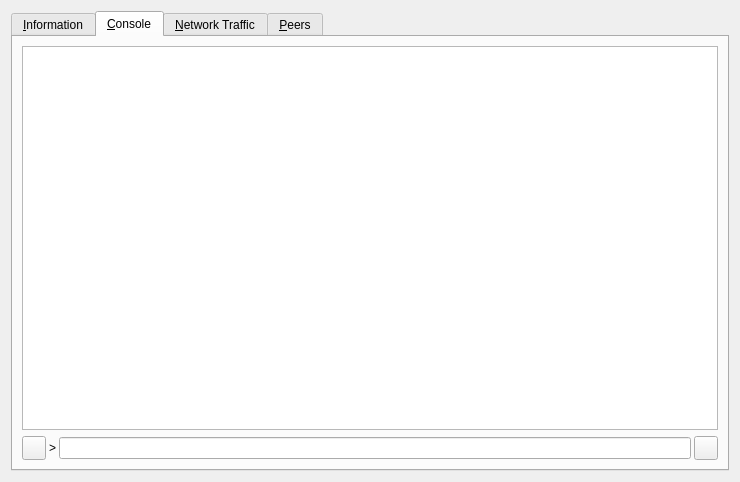
<?xml version="1.0" encoding="UTF-8"?>
<ui version="4.0">
 <class>RPCConsole</class>
 <widget class="QWidget" name="RPCConsole">
  <property name="geometry">
   <rect>
    <x>0</x>
    <y>0</y>
    <width>740</width>
    <height>482</height>
   </rect>
  </property>
  <property name="windowTitle">
   <string>Wavepay - Debug window</string>
  </property>
  <layout class="QVBoxLayout" name="verticalLayout_2">
   <item>
    <widget class="QTabWidget" name="tabWidget">
     <property name="currentIndex">
      <number>1</number>
     </property>
     <widget class="QWidget" name="tab_info">
      <attribute name="title">
       <string>&amp;Information</string>
      </attribute>
      <layout class="QFormLayout" name="formLayout">
       <item row="0" column="0">
        <widget class="QLabel" name="label_9">
         <property name="font">
          <font>
           <weight>75</weight>
           <bold>true</bold>
          </font>
         </property>
         <property name="text">
          <string>Wavepay Core</string>
         </property>
        </widget>
       </item>
       <item row="1" column="0">
        <widget class="QLabel" name="label_5">
         <property name="text">
          <string>Client name</string>
         </property>
        </widget>
       </item>
       <item row="1" column="1">
        <widget class="QLabel" name="clientName">
         <property name="cursor">
          <cursorShape>IBeamCursor</cursorShape>
         </property>
         <property name="text">
          <string>N/A</string>
         </property>
         <property name="textFormat">
          <enum>Qt::PlainText</enum>
         </property>
         <property name="textInteractionFlags">
          <set>Qt::LinksAccessibleByMouse|Qt::TextSelectableByKeyboard|Qt::TextSelectableByMouse</set>
         </property>
        </widget>
       </item>
       <item row="2" column="0">
        <widget class="QLabel" name="label_6">
         <property name="text">
          <string>Client version</string>
         </property>
        </widget>
       </item>
       <item row="2" column="1">
        <widget class="QLabel" name="clientVersion">
         <property name="cursor">
          <cursorShape>IBeamCursor</cursorShape>
         </property>
         <property name="text">
          <string>N/A</string>
         </property>
         <property name="textFormat">
          <enum>Qt::PlainText</enum>
         </property>
         <property name="textInteractionFlags">
          <set>Qt::LinksAccessibleByMouse|Qt::TextSelectableByKeyboard|Qt::TextSelectableByMouse</set>
         </property>
        </widget>
       </item>
       <item row="3" column="0">
        <widget class="QLabel" name="label_14">
         <property name="text">
          <string>Using OpenSSL version</string>
         </property>
         <property name="indent">
          <number>10</number>
         </property>
        </widget>
       </item>
       <item row="3" column="1">
        <widget class="QLabel" name="openSSLVersion">
         <property name="cursor">
          <cursorShape>IBeamCursor</cursorShape>
         </property>
         <property name="text">
          <string>N/A</string>
         </property>
         <property name="textFormat">
          <enum>Qt::PlainText</enum>
         </property>
         <property name="textInteractionFlags">
          <set>Qt::LinksAccessibleByMouse|Qt::TextSelectableByKeyboard|Qt::TextSelectableByMouse</set>
         </property>
        </widget>
       </item>
       <item row="4" column="0">
        <widget class="QLabel" name="label_12">
         <property name="text">
          <string>Build date</string>
         </property>
        </widget>
       </item>
       <item row="4" column="1">
        <widget class="QLabel" name="buildDate">
         <property name="cursor">
          <cursorShape>IBeamCursor</cursorShape>
         </property>
         <property name="text">
          <string>N/A</string>
         </property>
         <property name="textFormat">
          <enum>Qt::PlainText</enum>
         </property>
         <property name="textInteractionFlags">
          <set>Qt::LinksAccessibleByMouse|Qt::TextSelectableByKeyboard|Qt::TextSelectableByMouse</set>
         </property>
        </widget>
       </item>
       <item row="5" column="0">
        <widget class="QLabel" name="label_13">
         <property name="text">
          <string>Startup time</string>
         </property>
        </widget>
       </item>
       <item row="5" column="1">
        <widget class="QLabel" name="startupTime">
         <property name="cursor">
          <cursorShape>IBeamCursor</cursorShape>
         </property>
         <property name="text">
          <string>N/A</string>
         </property>
         <property name="textFormat">
          <enum>Qt::PlainText</enum>
         </property>
         <property name="textInteractionFlags">
          <set>Qt::LinksAccessibleByMouse|Qt::TextSelectableByKeyboard|Qt::TextSelectableByMouse</set>
         </property>
        </widget>
       </item>
       <item row="6" column="0">
        <widget class="QLabel" name="label_11">
         <property name="font">
          <font>
           <weight>75</weight>
           <bold>true</bold>
          </font>
         </property>
         <property name="text">
          <string>Network</string>
         </property>
        </widget>
       </item>
       <item row="7" column="0">
        <widget class="QLabel" name="label_7">
         <property name="text">
          <string>Number of connections</string>
         </property>
        </widget>
       </item>
       <item row="7" column="1">
        <widget class="QLabel" name="numberOfConnections">
         <property name="cursor">
          <cursorShape>IBeamCursor</cursorShape>
         </property>
         <property name="text">
          <string>N/A</string>
         </property>
         <property name="textFormat">
          <enum>Qt::PlainText</enum>
         </property>
         <property name="textInteractionFlags">
          <set>Qt::LinksAccessibleByMouse|Qt::TextSelectableByKeyboard|Qt::TextSelectableByMouse</set>
         </property>
        </widget>
       </item>
       <item row="8" column="0">
        <widget class="QLabel" name="label_15">
         <property name="text">
          <string>Number of masternodes</string>
         </property>
        </widget>
       </item>
       <item row="8" column="1">
        <widget class="QLabel" name="masternodeCount">
         <property name="cursor">
          <cursorShape>IBeamCursor</cursorShape>
         </property>
         <property name="text">
          <string>N/A</string>
         </property>
         <property name="textFormat">
          <enum>Qt::PlainText</enum>
         </property>
         <property name="textInteractionFlags">
          <set>Qt::LinksAccessibleByMouse|Qt::TextSelectableByKeyboard|Qt::TextSelectableByMouse</set>
         </property>
        </widget>
       </item>
       <item row="9" column="0">
        <widget class="QLabel" name="label_8">
         <property name="text">
          <string>On testnet</string>
         </property>
        </widget>
       </item>
       <item row="9" column="1">
        <widget class="QCheckBox" name="isTestNet">
         <property name="enabled">
          <bool>false</bool>
         </property>
         <property name="text">
          <string/>
         </property>
        </widget>
       </item>
       <item row="10" column="0">
        <widget class="QLabel" name="label_10">
         <property name="font">
          <font>
           <weight>75</weight>
           <bold>true</bold>
          </font>
         </property>
         <property name="text">
          <string>Block chain</string>
         </property>
        </widget>
       </item>
       <item row="11" column="0">
        <widget class="QLabel" name="label_3">
         <property name="text">
          <string>Current number of blocks</string>
         </property>
        </widget>
       </item>
       <item row="11" column="1">
        <widget class="QLabel" name="numberOfBlocks">
         <property name="cursor">
          <cursorShape>IBeamCursor</cursorShape>
         </property>
         <property name="text">
          <string>N/A</string>
         </property>
         <property name="textFormat">
          <enum>Qt::PlainText</enum>
         </property>
         <property name="textInteractionFlags">
          <set>Qt::LinksAccessibleByMouse|Qt::TextSelectableByKeyboard|Qt::TextSelectableByMouse</set>
         </property>
        </widget>
       </item>
       <item row="12" column="0">
        <widget class="QLabel" name="label_2">
         <property name="text">
          <string>Last block time</string>
         </property>
        </widget>
       </item>
       <item row="12" column="1">
        <widget class="QLabel" name="lastBlockTime">
         <property name="cursor">
          <cursorShape>IBeamCursor</cursorShape>
         </property>
         <property name="text">
          <string>N/A</string>
         </property>
         <property name="textFormat">
          <enum>Qt::PlainText</enum>
         </property>
         <property name="textInteractionFlags">
          <set>Qt::LinksAccessibleByMouse|Qt::TextSelectableByKeyboard|Qt::TextSelectableByMouse</set>
         </property>
        </widget>
       </item>
       <item row="13" column="0">
        <spacer name="verticalSpacer_2">
         <property name="orientation">
          <enum>Qt::Vertical</enum>
         </property>
         <property name="sizeHint" stdset="0">
          <size>
           <width>20</width>
           <height>10</height>
          </size>
         </property>
        </spacer>
       </item>
       <item row="14" column="0">
        <widget class="QLabel" name="labelDebugLogfile">
         <property name="font">
          <font>
           <weight>75</weight>
           <bold>true</bold>
          </font>
         </property>
         <property name="text">
          <string>Debug log file</string>
         </property>
        </widget>
       </item>
       <item row="15" column="0">
        <widget class="QPushButton" name="openDebugLogfileButton">
         <property name="toolTip">
          <string>Open the Wavepay debug log file from the current data directory. This can take a few seconds for large log files.</string>
         </property>
         <property name="text">
          <string>&amp;Open</string>
         </property>
         <property name="autoDefault">
          <bool>false</bool>
         </property>
        </widget>
       </item>
       <item row="16" column="0">
        <widget class="QLabel" name="labelCLOptions">
         <property name="font">
          <font>
           <weight>75</weight>
           <bold>true</bold>
          </font>
         </property>
         <property name="text">
          <string>Command-line options</string>
         </property>
        </widget>
       </item>
       <item row="17" column="0">
        <widget class="QPushButton" name="showCLOptionsButton">
         <property name="toolTip">
          <string>Show the Wavepay-Qt help message to get a list with possible Wavepay command-line options.</string>
         </property>
         <property name="text">
          <string>&amp;Show</string>
         </property>
         <property name="autoDefault">
          <bool>false</bool>
         </property>
        </widget>
       </item>
       <item row="18" column="0">
        <spacer name="verticalSpacer">
         <property name="orientation">
          <enum>Qt::Vertical</enum>
         </property>
         <property name="sizeHint" stdset="0">
          <size>
           <width>20</width>
           <height>20</height>
          </size>
         </property>
        </spacer>
       </item>
      </layout>
     </widget>
     <widget class="QWidget" name="tab_console">
      <attribute name="title">
       <string>&amp;Console</string>
      </attribute>
      <layout class="QGridLayout" name="gridLayout">
       <item row="0" column="0">
        <widget class="QTextEdit" name="messagesWidget">
         <property name="minimumSize">
          <size>
           <width>0</width>
           <height>100</height>
          </size>
         </property>
         <property name="readOnly">
          <bool>true</bool>
         </property>
         <property name="tabKeyNavigation" stdset="0">
          <bool>false</bool>
         </property>
         <property name="columnCount" stdset="0">
          <number>2</number>
         </property>
        </widget>
       </item>
       <item row="1" column="0">
        <layout class="QHBoxLayout" name="horizontalLayout">
         <property name="spacing">
          <number>3</number>
         </property>
         <item>
          <widget class="QPushButton" name="copyButton">
           <property name="maximumSize">
            <size>
             <width>24</width>
             <height>24</height>
            </size>
           </property>
           <property name="toolTip">
            <string>Copy to clipboard</string>
           </property>
           <property name="text">
            <string/>
           </property>
           <property name="icon">
            <iconset resource="../bitcoin.qrc">
             <normaloff>:/icons/editcopy</normaloff>:/icons/editcopy</iconset>
           </property>
           <property name="shortcut">
            <string notr="true">Ctrl+L</string>
           </property>
           <property name="autoDefault">
            <bool>false</bool>
           </property>
          </widget>
         </item>
         <item>
          <widget class="QLabel" name="label">
           <property name="text">
            <string notr="true">&gt;</string>
           </property>
          </widget>
         </item>
         <item>
          <widget class="QLineEdit" name="lineEdit"/>
         </item>
         <item>
          <widget class="QToolButton" name="pasteButton">
           <property name="sizePolicy">
            <sizepolicy hsizetype="Minimum" vsizetype="Fixed">
             <horstretch>0</horstretch>
             <verstretch>0</verstretch>
            </sizepolicy>
           </property>
           <property name="minimumSize">
            <size>
             <width>24</width>
             <height>24</height>
            </size>
           </property>
           <property name="maximumSize">
            <size>
             <width>24</width>
             <height>24</height>
            </size>
           </property>
           <property name="toolTip">
            <string>Paste from clipboard</string>
           </property>
           <property name="text">
            <string/>
           </property>
           <property name="icon">
            <iconset resource="../bitcoin.qrc">
             <normaloff>:/icons/editpaste</normaloff>:/icons/editpaste</iconset>
           </property>
           <property name="shortcut">
            <string>Alt+P</string>
           </property>
          </widget>
         </item>
        </layout>
       </item>
      </layout>
     </widget>
     <widget class="QWidget" name="tab_nettraffic">
      <attribute name="title">
       <string>&amp;Network Traffic</string>
      </attribute>
      <layout class="QHBoxLayout" name="horizontalLayout_3">
       <item>
        <layout class="QVBoxLayout" name="verticalLayout_4">
         <item>
          <widget class="TrafficGraphWidget" name="trafficGraph" native="true">
           <property name="sizePolicy">
            <sizepolicy hsizetype="Expanding" vsizetype="Expanding">
             <horstretch>0</horstretch>
             <verstretch>0</verstretch>
            </sizepolicy>
           </property>
          </widget>
         </item>
         <item>
          <layout class="QHBoxLayout" name="horizontalLayout_2">
           <item>
            <widget class="QSlider" name="sldGraphRange">
             <property name="minimum">
              <number>1</number>
             </property>
             <property name="maximum">
              <number>288</number>
             </property>
             <property name="pageStep">
              <number>12</number>
             </property>
             <property name="value">
              <number>6</number>
             </property>
             <property name="orientation">
              <enum>Qt::Horizontal</enum>
             </property>
            </widget>
           </item>
           <item>
            <widget class="QLabel" name="lblGraphRange">
             <property name="minimumSize">
              <size>
               <width>100</width>
               <height>0</height>
              </size>
             </property>
             <property name="alignment">
              <set>Qt::AlignCenter</set>
             </property>
            </widget>
           </item>
           <item>
            <widget class="QPushButton" name="btnClearTrafficGraph">
             <property name="text">
              <string>&amp;Clear</string>
             </property>
            </widget>
           </item>
          </layout>
         </item>
        </layout>
       </item>
       <item>
        <layout class="QVBoxLayout" name="verticalLayout">
         <item>
          <widget class="QGroupBox" name="groupBox">
           <property name="title">
            <string>Totals</string>
           </property>
           <layout class="QVBoxLayout" name="verticalLayout_5">
            <item>
             <layout class="QHBoxLayout" name="horizontalLayout_4">
              <item>
               <widget class="Line" name="line">
                <property name="sizePolicy">
                 <sizepolicy hsizetype="Fixed" vsizetype="Fixed">
                  <horstretch>0</horstretch>
                  <verstretch>0</verstretch>
                 </sizepolicy>
                </property>
                <property name="minimumSize">
                 <size>
                  <width>10</width>
                  <height>0</height>
                 </size>
                </property>
                <property name="palette">
                 <palette>
                  <active>
                   <colorrole role="Light">
                    <brush brushstyle="SolidPattern">
                     <color alpha="255">
                      <red>0</red>
                      <green>255</green>
                      <blue>0</blue>
                     </color>
                    </brush>
                   </colorrole>
                  </active>
                  <inactive>
                   <colorrole role="Light">
                    <brush brushstyle="SolidPattern">
                     <color alpha="255">
                      <red>0</red>
                      <green>255</green>
                      <blue>0</blue>
                     </color>
                    </brush>
                   </colorrole>
                  </inactive>
                  <disabled>
                   <colorrole role="Light">
                    <brush brushstyle="SolidPattern">
                     <color alpha="255">
                      <red>0</red>
                      <green>255</green>
                      <blue>0</blue>
                     </color>
                    </brush>
                   </colorrole>
                  </disabled>
                 </palette>
                </property>
                <property name="orientation">
                 <enum>Qt::Horizontal</enum>
                </property>
               </widget>
              </item>
              <item>
               <widget class="QLabel" name="label_16">
                <property name="text">
                 <string>In:</string>
                </property>
               </widget>
              </item>
              <item>
               <widget class="QLabel" name="lblBytesIn">
                <property name="minimumSize">
                 <size>
                  <width>50</width>
                  <height>0</height>
                 </size>
                </property>
                <property name="alignment">
                 <set>Qt::AlignRight|Qt::AlignTrailing|Qt::AlignVCenter</set>
                </property>
               </widget>
              </item>
             </layout>
            </item>
            <item>
             <layout class="QHBoxLayout" name="horizontalLayout_5">
              <item>
               <widget class="Line" name="line_2">
                <property name="sizePolicy">
                 <sizepolicy hsizetype="Fixed" vsizetype="Fixed">
                  <horstretch>0</horstretch>
                  <verstretch>0</verstretch>
                 </sizepolicy>
                </property>
                <property name="minimumSize">
                 <size>
                  <width>10</width>
                  <height>0</height>
                 </size>
                </property>
                <property name="palette">
                 <palette>
                  <active>
                   <colorrole role="Light">
                    <brush brushstyle="SolidPattern">
                     <color alpha="255">
                      <red>255</red>
                      <green>0</green>
                      <blue>0</blue>
                     </color>
                    </brush>
                   </colorrole>
                  </active>
                  <inactive>
                   <colorrole role="Light">
                    <brush brushstyle="SolidPattern">
                     <color alpha="255">
                      <red>255</red>
                      <green>0</green>
                      <blue>0</blue>
                     </color>
                    </brush>
                   </colorrole>
                  </inactive>
                  <disabled>
                   <colorrole role="Light">
                    <brush brushstyle="SolidPattern">
                     <color alpha="255">
                      <red>255</red>
                      <green>0</green>
                      <blue>0</blue>
                     </color>
                    </brush>
                   </colorrole>
                  </disabled>
                 </palette>
                </property>
                <property name="orientation">
                 <enum>Qt::Horizontal</enum>
                </property>
               </widget>
              </item>
              <item>
               <widget class="QLabel" name="label_17">
                <property name="text">
                 <string>Out:</string>
                </property>
               </widget>
              </item>
              <item>
               <widget class="QLabel" name="lblBytesOut">
                <property name="minimumSize">
                 <size>
                  <width>50</width>
                  <height>0</height>
                 </size>
                </property>
                <property name="alignment">
                 <set>Qt::AlignRight|Qt::AlignTrailing|Qt::AlignVCenter</set>
                </property>
               </widget>
              </item>
             </layout>
            </item>
            <item>
             <spacer name="verticalSpacer_4">
              <property name="orientation">
               <enum>Qt::Vertical</enum>
              </property>
              <property name="sizeHint" stdset="0">
               <size>
                <width>20</width>
                <height>407</height>
               </size>
              </property>
             </spacer>
            </item>
           </layout>
          </widget>
         </item>
        </layout>
       </item>
      </layout>
     </widget>
     <widget class="QWidget" name="tab_peers">
      <attribute name="title">
       <string>&amp;Peers</string>
      </attribute>
      <layout class="QGridLayout" name="gridLayout_2">
       <item row="0" column="0" rowspan="2">
        <layout class="QVBoxLayout" name="verticalLayout_101">
         <property name="spacing">
          <number>0</number>
         </property>
         <item>
          <widget class="QTableView" name="peerWidget">
           <property name="horizontalScrollBarPolicy">
            <enum>Qt::ScrollBarAsNeeded</enum>
           </property>
           <property name="sortingEnabled">
            <bool>true</bool>
           </property>
           <attribute name="horizontalHeaderHighlightSections">
            <bool>false</bool>
           </attribute>
          </widget>
         </item>
         <item>
          <widget class="QLabel" name="banHeading">
           <property name="sizePolicy">
            <sizepolicy hsizetype="Preferred" vsizetype="Minimum">
             <horstretch>0</horstretch>
             <verstretch>0</verstretch>
            </sizepolicy>
           </property>
           <property name="minimumSize">
            <size>
             <width>300</width>
             <height>32</height>
            </size>
           </property>
           <property name="maximumSize">
            <size>
             <width>16777215</width>
             <height>32</height>
            </size>
           </property>
           <property name="font">
            <font>
             <pointsize>12</pointsize>
            </font>
           </property>
           <property name="cursor">
            <cursorShape>IBeamCursor</cursorShape>
           </property>
           <property name="text">
            <string>Banned peers</string>
           </property>
           <property name="alignment">
            <set>Qt::AlignBottom|Qt::AlignLeading|Qt::AlignLeft</set>
           </property>
           <property name="wordWrap">
            <bool>true</bool>
           </property>
           <property name="textInteractionFlags">
            <set>Qt::NoTextInteraction</set>
           </property>
          </widget>
         </item>
         <item>
          <widget class="QTableView" name="banlistWidget">
           <property name="sizePolicy">
            <sizepolicy hsizetype="Expanding" vsizetype="Expanding">
             <horstretch>0</horstretch>
             <verstretch>0</verstretch>
            </sizepolicy>
           </property>
           <property name="horizontalScrollBarPolicy">
            <enum>Qt::ScrollBarAsNeeded</enum>
           </property>
           <property name="sortingEnabled">
            <bool>true</bool>
           </property>
           <attribute name="horizontalHeaderHighlightSections">
            <bool>false</bool>
           </attribute>
          </widget>
         </item>
        </layout>
       </item>
       <item row="0" column="1">
        <widget class="QLabel" name="peerHeading">
         <property name="sizePolicy">
          <sizepolicy hsizetype="Preferred" vsizetype="Minimum">
           <horstretch>0</horstretch>
           <verstretch>0</verstretch>
          </sizepolicy>
         </property>
         <property name="minimumSize">
          <size>
           <width>300</width>
           <height>32</height>
          </size>
         </property>
         <property name="font">
          <font>
           <pointsize>10</pointsize>
          </font>
         </property>
         <property name="cursor">
          <cursorShape>IBeamCursor</cursorShape>
         </property>
         <property name="text">
          <string>Select a peer to view detailed information.</string>
         </property>
         <property name="alignment">
          <set>Qt::AlignHCenter|Qt::AlignTop</set>
         </property>
         <property name="wordWrap">
          <bool>true</bool>
         </property>
         <property name="textInteractionFlags">
          <set>Qt::LinksAccessibleByMouse|Qt::TextSelectableByKeyboard|Qt::TextSelectableByMouse</set>
         </property>
        </widget>
       </item>
       <item row="1" column="1">
        <widget class="QWidget" name="detailWidget" native="true">
         <property name="minimumSize">
          <size>
           <width>300</width>
           <height>0</height>
          </size>
         </property>
         <layout class="QGridLayout" name="gridLayout_3">
          <item row="0" column="0">
           <widget class="QLabel" name="label_23">
            <property name="text">
             <string>Direction</string>
            </property>
           </widget>
          </item>
          <item row="0" column="2">
           <widget class="QLabel" name="peerDirection">
            <property name="cursor">
             <cursorShape>IBeamCursor</cursorShape>
            </property>
            <property name="text">
             <string>N/A</string>
            </property>
            <property name="textFormat">
             <enum>Qt::PlainText</enum>
            </property>
            <property name="textInteractionFlags">
             <set>Qt::LinksAccessibleByMouse|Qt::TextSelectableByKeyboard|Qt::TextSelectableByMouse</set>
            </property>
           </widget>
          </item>
          <item row="1" column="0">
           <widget class="QLabel" name="label_21">
            <property name="text">
             <string>Version</string>
            </property>
           </widget>
          </item>
          <item row="2" column="0">
           <widget class="QLabel" name="label_28">
            <property name="cursor">
             <cursorShape>IBeamCursor</cursorShape>
            </property>
            <property name="text">
             <string>User Agent</string>
            </property>
            <property name="textFormat">
             <enum>Qt::PlainText</enum>
            </property>
            <property name="textInteractionFlags">
             <set>Qt::LinksAccessibleByMouse|Qt::TextSelectableByKeyboard|Qt::TextSelectableByMouse</set>
            </property>
           </widget>
          </item>
          <item row="2" column="2">
           <widget class="QLabel" name="peerSubversion">
            <property name="cursor">
             <cursorShape>IBeamCursor</cursorShape>
            </property>
            <property name="text">
             <string>N/A</string>
            </property>
            <property name="textFormat">
             <enum>Qt::PlainText</enum>
            </property>
            <property name="textInteractionFlags">
             <set>Qt::LinksAccessibleByMouse|Qt::TextSelectableByKeyboard|Qt::TextSelectableByMouse</set>
            </property>
           </widget>
          </item>
          <item row="3" column="0">
           <widget class="QLabel" name="label_4">
            <property name="text">
             <string>Services</string>
            </property>
           </widget>
          </item>
          <item row="3" column="2">
           <widget class="QLabel" name="peerServices">
            <property name="cursor">
             <cursorShape>IBeamCursor</cursorShape>
            </property>
            <property name="text">
             <string>N/A</string>
            </property>
            <property name="textFormat">
             <enum>Qt::PlainText</enum>
            </property>
            <property name="textInteractionFlags">
             <set>Qt::LinksAccessibleByMouse|Qt::TextSelectableByKeyboard|Qt::TextSelectableByMouse</set>
            </property>
           </widget>
          </item>
          <item row="8" column="0">
           <widget class="QLabel" name="label_22">
            <property name="text">
             <string>Connection Time:</string>
            </property>
           </widget>
          </item>
          <item row="4" column="0">
           <widget class="QLabel" name="label_25">
            <property name="text">
             <string>Sync Node</string>
            </property>
           </widget>
          </item>
          <item row="4" column="2">
           <widget class="QLabel" name="peerSyncNode">
            <property name="cursor">
             <cursorShape>IBeamCursor</cursorShape>
            </property>
            <property name="text">
             <string>N/A</string>
            </property>
            <property name="textFormat">
             <enum>Qt::PlainText</enum>
            </property>
            <property name="textInteractionFlags">
             <set>Qt::LinksAccessibleByMouse|Qt::TextSelectableByKeyboard|Qt::TextSelectableByMouse</set>
            </property>
           </widget>
          </item>
          <item row="5" column="0">
           <widget class="QLabel" name="label_29">
            <property name="text">
             <string>Starting Height</string>
            </property>
           </widget>
          </item>
          <item row="5" column="2">
           <widget class="QLabel" name="peerHeight">
            <property name="cursor">
             <cursorShape>IBeamCursor</cursorShape>
            </property>
            <property name="text">
             <string>N/A</string>
            </property>
            <property name="textFormat">
             <enum>Qt::PlainText</enum>
            </property>
            <property name="textInteractionFlags">
             <set>Qt::LinksAccessibleByMouse|Qt::TextSelectableByKeyboard|Qt::TextSelectableByMouse</set>
            </property>
           </widget>
          </item>
          <item row="7" column="0">
           <widget class="QLabel" name="label_24">
            <property name="text">
             <string>Ban Score</string>
            </property>
           </widget>
          </item>
          <item row="7" column="2">
           <widget class="QLabel" name="peerBanScore">
            <property name="cursor">
             <cursorShape>IBeamCursor</cursorShape>
            </property>
            <property name="text">
             <string>N/A</string>
            </property>
            <property name="textFormat">
             <enum>Qt::PlainText</enum>
            </property>
            <property name="textInteractionFlags">
             <set>Qt::LinksAccessibleByMouse|Qt::TextSelectableByKeyboard|Qt::TextSelectableByMouse</set>
            </property>
           </widget>
          </item>
          <item row="8" column="0">
           <widget class="QLabel" name="label_22">
            <property name="text">
             <string>Connection Time</string>
            </property>
           </widget>
          </item>
          <item row="8" column="2">
           <widget class="QLabel" name="peerConnTime">
            <property name="cursor">
             <cursorShape>IBeamCursor</cursorShape>
            </property>
            <property name="text">
             <string>N/A</string>
            </property>
            <property name="textFormat">
             <enum>Qt::PlainText</enum>
            </property>
            <property name="textInteractionFlags">
             <set>Qt::LinksAccessibleByMouse|Qt::TextSelectableByKeyboard|Qt::TextSelectableByMouse</set>
            </property>
           </widget>
          </item>
          <item row="9" column="0">
           <widget class="QLabel" name="label_15">
            <property name="text">
             <string>Last Send</string>
            </property>
           </widget>
          </item>
          <item row="9" column="2">
           <widget class="QLabel" name="peerLastSend">
            <property name="cursor">
             <cursorShape>IBeamCursor</cursorShape>
            </property>
            <property name="text">
             <string>N/A</string>
            </property>
            <property name="textFormat">
             <enum>Qt::PlainText</enum>
            </property>
            <property name="textInteractionFlags">
             <set>Qt::LinksAccessibleByMouse|Qt::TextSelectableByKeyboard|Qt::TextSelectableByMouse</set>
            </property>
           </widget>
          </item>
          <item row="10" column="0">
           <widget class="QLabel" name="label_19">
            <property name="text">
             <string>Last Recieve</string>
            </property>
           </widget>
          </item>
          <item row="10" column="2">
           <widget class="QLabel" name="peerLastRecv">
            <property name="cursor">
             <cursorShape>IBeamCursor</cursorShape>
            </property>
            <property name="text">
             <string>N/A</string>
            </property>
            <property name="textFormat">
             <enum>Qt::PlainText</enum>
            </property>
            <property name="textInteractionFlags">
             <set>Qt::LinksAccessibleByMouse|Qt::TextSelectableByKeyboard|Qt::TextSelectableByMouse</set>
            </property>
           </widget>
          </item>
          <item row="11" column="0">
           <widget class="QLabel" name="label_18">
            <property name="text">
             <string>Last Send:</string>
            </property>
           </widget>
          </item>
          <item row="11" column="2">
           <widget class="QLabel" name="peerBytesSent">
            <property name="cursor">
             <cursorShape>IBeamCursor</cursorShape>
            </property>
            <property name="text">
             <string>N/A</string>
            </property>
            <property name="textFormat">
             <enum>Qt::PlainText</enum>
            </property>
            <property name="textInteractionFlags">
             <set>Qt::LinksAccessibleByMouse|Qt::TextSelectableByKeyboard|Qt::TextSelectableByMouse</set>
            </property>
           </widget>
          </item>
          <item row="12" column="0">
           <widget class="QLabel" name="label_20">
            <property name="text">
             <string>Bytes Received</string>
            </property>
           </widget>
          </item>
          <item row="12" column="2">
           <widget class="QLabel" name="peerBytesRecv">
            <property name="cursor">
             <cursorShape>IBeamCursor</cursorShape>
            </property>
            <property name="text">
             <string>N/A</string>
            </property>
            <property name="textFormat">
             <enum>Qt::PlainText</enum>
            </property>
            <property name="textInteractionFlags">
             <set>Qt::LinksAccessibleByMouse|Qt::TextSelectableByKeyboard|Qt::TextSelectableByMouse</set>
            </property>
           </widget>
          </item>
          <item row="13" column="0">
           <widget class="QLabel" name="label_26">
            <property name="text">
             <string>Ping Time</string>
            </property>
           </widget>
          </item>
          <item row="13" column="2">
           <widget class="QLabel" name="peerPingTime">
            <property name="cursor">
             <cursorShape>IBeamCursor</cursorShape>
            </property>
            <property name="text">
             <string>N/A</string>
            </property>
            <property name="textFormat">
             <enum>Qt::PlainText</enum>
            </property>
            <property name="textInteractionFlags">
             <set>Qt::LinksAccessibleByMouse|Qt::TextSelectableByKeyboard|Qt::TextSelectableByMouse</set>
            </property>
           </widget>
          </item>
          <item row="14" column="0">
           <widget class="QLabel" name="label_timeoffset">
            <property name="text">
             <string>Time Offset</string>
            </property>
           </widget>
          </item>
          <item row="14" column="2">
           <widget class="QLabel" name="timeoffset">
            <property name="cursor">
             <cursorShape>IBeamCursor</cursorShape>
            </property>
            <property name="text">
             <string>N/A</string>
            </property>
            <property name="textFormat">
             <enum>Qt::PlainText</enum>
            </property>
            <property name="textInteractionFlags">
             <set>Qt::LinksAccessibleByMouse|Qt::TextSelectableByKeyboard|Qt::TextSelectableByMouse</set>
            </property>
           </widget>
          </item>
          <item row="15" column="1">
           <spacer name="verticalSpacer_3">
            <property name="orientation">
             <enum>Qt::Vertical</enum>
            </property>
            <property name="sizeHint" stdset="0">
             <size>
              <width>20</width>
              <height>40</height>
             </size>
            </property>
           </spacer>
          </item>
          <item row="1" column="2">
           <widget class="QLabel" name="peerVersion">
            <property name="text">
             <string>N/A</string>
            </property>
           </widget>
          </item>
         </layout>
        </widget>
       </item>
      </layout>
     </widget>
    </widget>
   </item>
  </layout>
 </widget>
 <customwidgets>
  <customwidget>
   <class>TrafficGraphWidget</class>
   <extends>QWidget</extends>
   <header>trafficgraphwidget.h</header>
   <container>1</container>
   <slots>
    <slot>clear()</slot>
   </slots>
  </customwidget>
 </customwidgets>
 <resources>
  <include location="../bitcoin.qrc"/>
 </resources>
 <connections/>
</ui>
